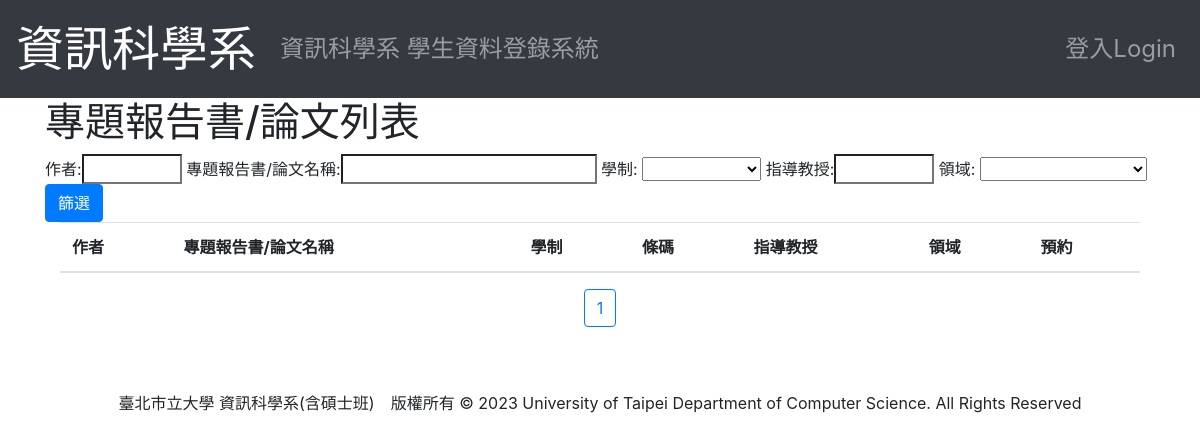
The page /BorrowPaper/1 on the database as committed earlier.
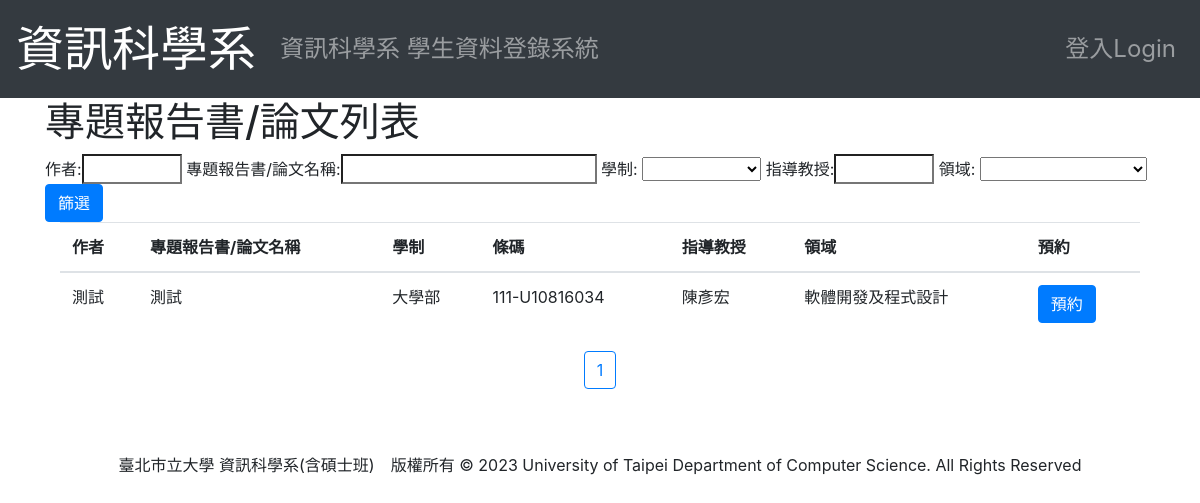
The same page on the database as committed later.
### student/models.py (models this page shows, shortened)
class Paper(models.Model):
    project = models.ForeignKey(Project, null = True, on_delete=models.CASCADE)
    barCode = models.CharField(max_length=20, null=True)
    lendTimes = models.IntegerField(default=0)
    class Meta:
        ordering = ['barCode', 'project__user__identity']

class Project(models.Model):
    user = models.ForeignKey(User, on_delete=models.PROTECT) #誰做這個專題的
    proposal = models.ForeignKey(Proposal, on_delete=models.PROTECT, blank = True, null = True)
    name = models.CharField(max_length = 30) #專題名稱
    report = models.FileField(upload_to = "Report/", default=None)#報告書電子檔
    poster = models.ImageField(upload_to = "Poster/", default=None)#海報或發表證明
    professor = models.CharField(max_length = 5)#指導教授
    FIELD = ((0, '軟體開發及程式設計'),
             (1, '網路及多媒體應用'),
             (2, '系統及演算法開發',))
    field = models.IntegerField(choices=FIELD, default=0)
    postDate = models.DateField(blank=True, null = True)#學位考試日期
    letter = models.FileField(upload_to='Uploaded Files/', blank=True, null=True, default=None)#同意函
    POST = ((0, '研討會'),
            (1, '期刊'),)
    post = models.PositiveIntegerField(choices=POST, default = 0, blank=True, null = True)
    seminarDate = models.DateTimeField(blank=True, null = True)#研討會或期刊發行日期
    seminarName = models.CharField(max_length=20, blank=True, null = True)#研討會或期刊名稱
    journalNumber = models.DecimalField(max_digits = 10, decimal_places = 0, blank=True, null = True)#期刊刊號
    STATE = ((0, '專題'),
             (1, '已申請'),
             (2, '已取消'),)
    state = models.IntegerField(choices=STATE, default = 0)
    cancelapplication = models.FileField(upload_to='CancelFinal/', blank=True, null=True, default=None)
    selected = models.BooleanField(default=False)
    class Meta:
        ordering = ["user"]

class User(AbstractUser):
    first_name = None
    last_name = None
    username = models.CharField(max_length=15, unique=True, null=True) #帳號
    name = models.CharField(max_length = 12) #姓名
    DEPARTMENT = ((0, '資訊科學系'),
                  (1, '外系'),)
    department = models.IntegerField(choices=DEPARTMENT, null=True, blank=True)
    IDENTITY=((0, '大學部'),
              (1, '管理員'),
              (2, '日間碩士班'),
              (3, '碩士在職專班'),
              (4, '系辦工讀生'))
    identity = models.IntegerField(choices=IDENTITY, default=0)
    enrollYear = models.DecimalField(max_digits = 4, decimal_places = 0, default = timezone.now().year)#入學年
    USER_NAME_FIELD = 'username'
    class Meta:
        ordering = ["username"]

### student/views.py (the view, shortened to what this page needs)
# urls.py: path('BorrowPaper/<int:pk>', views.BorrowPaper.as_view(), name='BorrowPaper'),#報告書列表
class BorrowPaper(ListView):
    def get(self, request, pk):
        queryDict = {}
        getValue = self.request.GET
        if getValue:
            if 'author' in getValue:
                queryDict['project__user__name__icontains'] = getValue['author']
            if 'name' in getValue:
                queryDict['project__name__icontains'] = getValue['name']
            if 'type' in getValue and int(getValue['type']) >= 0:
                queryDict['project__user__identity'] = int(getValue['type'])
            if 'professor' in getValue:
                queryDict['project__professor__icontains'] = getValue['professor']
            if 'field' in getValue and int(getValue['field']) >= 0:
                queryDict['project__field'] = int(getValue['field'])
            paper = Paper.objects.filter(**queryDict)
        else:
            paper = Paper.objects.all()
        paginator=Paginator(paper, limit)
        page=request.GET.get('page')
        try:
            paper=paginator.page(page)
        except PageNotAnInteger:
            paper=paginator.page(1)
        except EmptyPage:
            paper=paginator.page(paginator.num_pages)
        context = {
            'paper': paper,
        }
        return render(request, 'BorrowPaper.html', context)

### templates/BorrowPaper.html (shortened to what this page needs)
{% extends 'layout.html' %}
{% block title %}專題報告書/論文列表{% endblock %}
{% block content %}
<form method = "GET">
    作者:<input type = "search" name = "author" placeholder = "" style="width: 100px;">
    專題報告書/論文名稱:<input type = "search" name = "name" placeholder = "">
    學制:
    <select class = "select" name = "type">
        <option value = -1></option>
        <option value = 0 {% if type == 0 %} selected="selected" {% endif %}>大學部</option>
    </select>
    指導教授:<input type = "search" name = "professor" placeholder = "" style="width: 100px;">
    領域:
    <select type="Select" name="field">
        <option value = -1></option>
        <option value = '0' {% if field == '0' %}selected{% endif %}>軟體開發及程式設計</option>
    </select>
    <input type="submit" class="btn btn-primary" name = "search" value="篩選" />
</form>
    <div class="container">
        <table class="table">
            <thead>
                <tr>
                    <th scope="col">作者</th>
                    <th scope="col">專題報告書/論文名稱</th>
                    <th scope="col">學制</th>
                    <th scope="col">條碼</th>
                    <th scope="col">指導教授</th>
                    <th scope="col">領域</th>
                    <th scope="col">預約</th>
                </tr>
            </thead>
            <tbody>
                {% for paper in paper %}
                    <tr>
                        <td>{{ paper.project.user.name }}</td>
                        <td>{{ paper.project.name }}</td>
                        <td>{{ paper.project.user.get_identity_display }}</td>
                        <td>{{ paper.barCode }}</td>
                        <td>{{ paper.project.professor }}</td>
                        <td>{{ paper.project.get_field_display }}</td>
                        <td><a href="{% url 'MakeBooking' pk=paper.id %}" class="btn btn-primary">預約</a></td>
                    </tr>
                {% endfor %}
            </tbody>
        </table>
    </div>
    <p style="text-align:center">
        {% for page_number in paper.paginator.page_range %}
          {% ifequal page_number  paper.number %}
            <button class="btn btn-outline-primary">{{ page_number }}</button>
          {% else %}
            <a href="?page={{ page_number }}" class="btn btn-primary">{{ page_number }}</a>
          {% endifequal %}
        {% endfor %}
    </p>
{% endblock %}

Rows that differ between the two databases and show on the page:
added Paper: project.user.name "測試", project.name "測試", project.user.identity "大學部", barCode "111-U10816034", project.professor "陳彥宏", project.field "軟體開發及程式設計"
